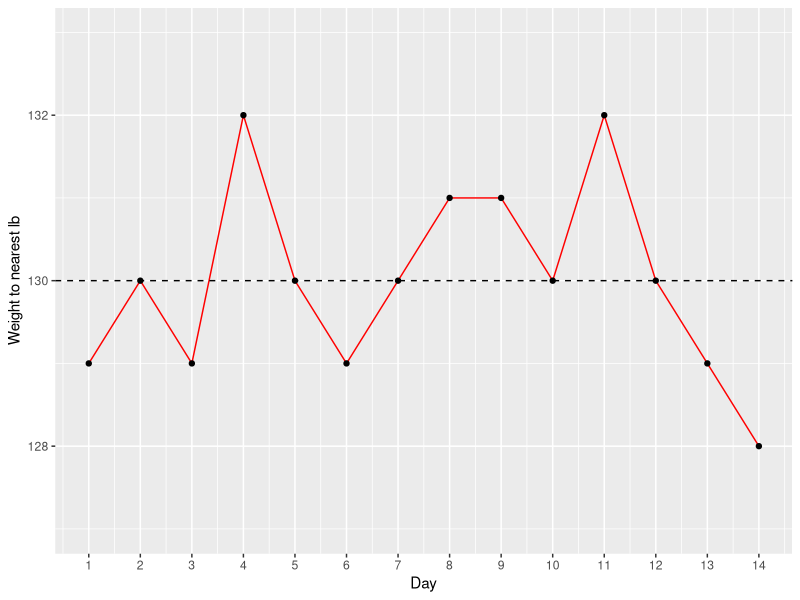
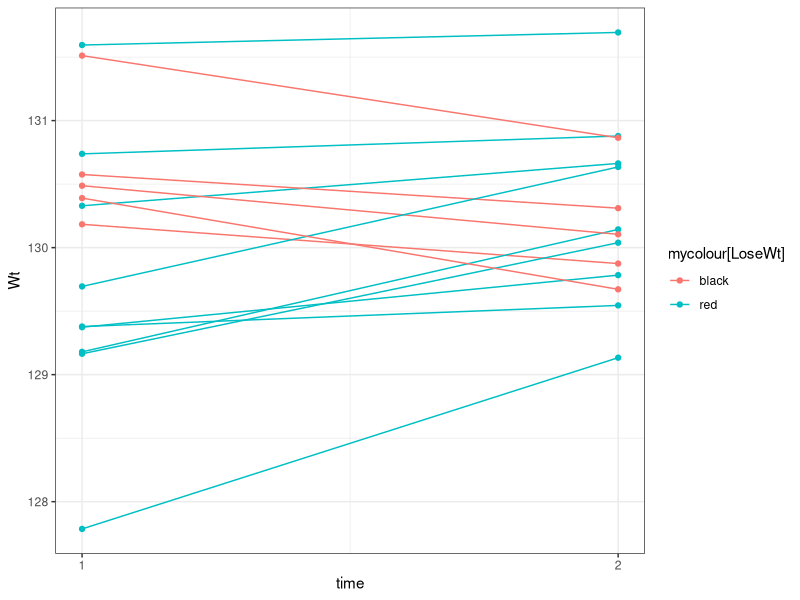

The R source for these figures, in order:
## ---- chunk 1
require(ggplot2)
require(tidyverse)
figcount <- 0  #this counter is incremented when a new figure is created for this chapter
## ---- chunk 2
set.seed(1)  #ensure consistent output
df <- data.frame(Day=1:14,
                 Weight.lbs=rnorm(14,mean=130,sd=1))

p <- ggplot(data=df, aes(x=Day, y=round(Weight.lbs,0), group=1)) +
  geom_line(color="red")+
  geom_hline(yintercept=130,linetype=2)+
  geom_point()
 
p1<-p + scale_x_continuous(breaks=seq(1,14,1))
p2<- p1+ylim(c(127,133))
p3<-p2 +labs(y='Weight to nearest lb')
figfilename <- paste0('weightplot.jpg')
ggsave(figfilename, p3, 
  scale = 1, width = 6, height = 3, units = c("in"),
  dpi = 300)

## ---- chunk 3
set.seed(23)  #ensure consistent output
df$wt2.lb <- .5*df$Weight.lbs+.5*rnorm(14,130,1) #posttest wt as function of pretest + noise
df2<-df[,1:3]
colnames(df2)<-c('Child','Wt1','Wt2')
df2$change<-df2$Wt1-df2$Wt2
df2$losewt<-2
df2$losewt[df2$change>0]<-1
#make longform version
a<-df2[,c(1:2,5)]
colnames(a)<-c('Child','Wt','LoseWt')
b<-df2[,c(1,3,5)]
colnames(b)<-colnames(a)
df3 <- rbind(a,b)
df3$time<-c(rep(1,14),rep(2,14))

mycolour <- c('black','red')
p1 <- ggplot(data=df3, aes(x=time, y=Wt, group=Child,col=mycolour[LoseWt])) +
  geom_line()+
  geom_point()

p1<-p1 + scale_x_continuous(breaks=c(1,2))
p1<-p1+ theme(legend.position = "none")
p1<-p1+theme_bw()
figfilename <- paste0('weightplot2.jpg')
ggsave(figfilename, p1, 
  scale = 1, width = 6, height = 3, units = c("in"),
  dpi = 300)

